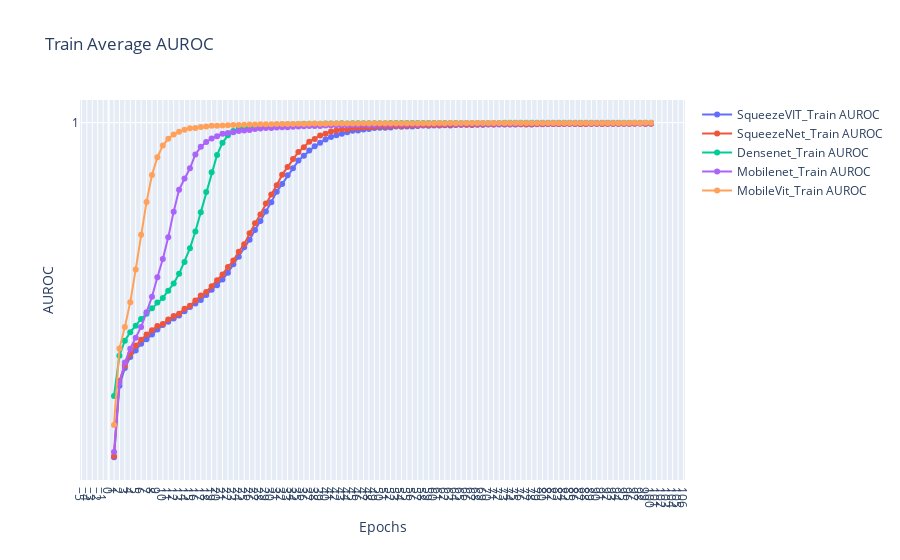

Here is the notebook cell this chart was saved with:
### Code cell
fig = go.Figure()
for exps in train_auroc_data.keys():
    # plt.plot(epochs, loss_data[exps][0], label=exps + 'Train Loss', marker='o')
    # plt.plot(epochs, loss_data[exps][1], label=exps + 'Validation Loss', marker='o')
    # fig.add_trace(go.Scatter(x=epochs, y=auroc_data[exps][0], mode='lines+markers', name=exps + '_Train Loss'))
    fig.add_trace(go.Scatter(x=epochs, y=train_auroc_data[exps], mode='lines+markers', name=exps + '_Train AUROC'))
# fig.add_trace(go.Scatter(x=epochs, y=train_loss, mode='lines+markers', name='Train Loss'))
# fig.add_trace(go.Scatter(x=epochs, y=val_loss, mode='lines+markers', name='Validation Loss'))

fig.update_layout(
    title='Train Average AUROC',
    xaxis_title='Epochs',
    yaxis_title='AUROC',
    xaxis=dict(tickmode='linear'),
    yaxis=dict(tickmode='linear'),
    # legend=dict(x=0, y=1),
    # grid=dict(),
)

fig.show()
